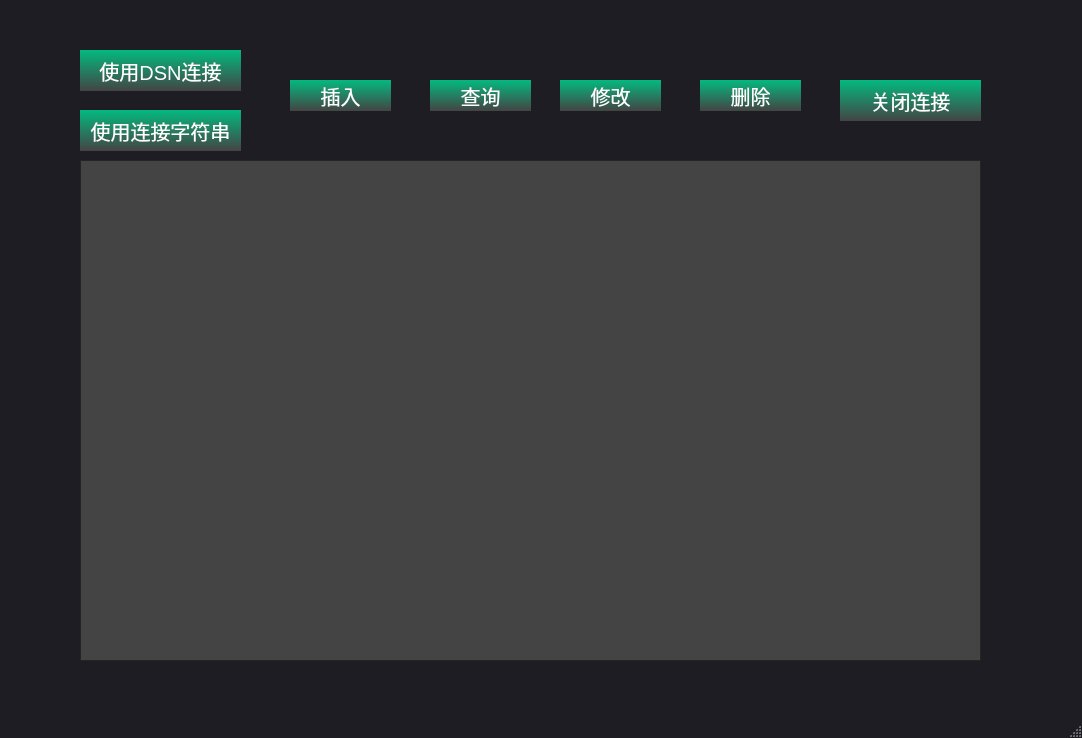
<?xml version="1.0" encoding="UTF-8"?>
<ui version="4.0">
 <class>MainWindow</class>
 <widget class="QMainWindow" name="MainWindow">
  <property name="geometry">
   <rect>
    <x>0</x>
    <y>0</y>
    <width>1082</width>
    <height>738</height>
   </rect>
  </property>
  <property name="windowTitle">
   <string>MainWindow</string>
  </property>
  <property name="styleSheet">
   <string notr="true">QMainWindow {
	background-color:#1e1d23;
}
QDialog {
	background-color:#1e1d23;
}
QColorDialog {
	background-color:#1e1d23;
}
QTextEdit {
	background-color:#1e1d23;
	color: #a9b7c6;
}
QPlainTextEdit {
	selection-background-color:#007b50;
	background-color:#1e1d23;
	border-style: solid;
	border-top-color: transparent;
	border-right-color: transparent;
	border-left-color: transparent;
	border-bottom-color: transparent;
	border-width: 1px;
	color: #a9b7c6;
}
QPushButton{
	border-style: solid;
	border-top-color: transparent;
	border-right-color: transparent;
	border-left-color: transparent;
	border-bottom-color: transparent;
	border-width: 1px;
	border-style: solid;
	color: #FFFFFF;
	padding: 2px;
	background-color:qlineargradient(spread:pad,x1:0,y1:0,x2:0,y2:1,stop:0 #04b97f,stop:1 #444444);
    font-family: &quot;Microsoft YaHei&quot;; 
    font-size:20px;
}

QPushButton:hover{
	border-style: solid;
	border-top-color: transparent;
	border-right-color: transparent;
	border-left-color: transparent;
	border-bottom-color: #37efba;
	border-bottom-width: 2px;
	border-style: solid;
	color: #FFFFFF;
	padding-bottom: 2px;
	background-color: #1e1d23;
}
QPushButton:pressed{
	border-style: solid;
	border-top-color: transparent;
	border-right-color: transparent;
	border-left-color: transparent;
	border-bottom-color: #37efba;
	border-bottom-width: 2px;
	border-style: solid;
	color: #37efba;
	padding-bottom: 1px;
	background-color: #1e1d23;
}
QPushButton:disabled{
	border-style: solid;
	border-top-color: transparent;
	border-right-color: transparent;
	border-left-color: transparent;
	border-bottom-color: #808086;
	border-bottom-width: 2px;
	border-style: solid;
	color: #808086;
	padding-bottom: 1px;
	background-color: #1e1d23;
}
QToolButton {
	border-style: solid;
	border-top-color: transparent;
	border-right-color: transparent;
	border-left-color: transparent;
	border-bottom-color: #04b97f;
	border-bottom-width: 1px;
	border-style: solid;
	color: #a9b7c6;
	padding: 2px;
	background-color: #1e1d23;
}
QToolButton:hover{
	border-style: solid;
	border-top-color: transparent;
	border-right-color: transparent;
	border-left-color: transparent;
	border-bottom-color: #37efba;
	border-bottom-width: 2px;
	border-style: solid;
	color: #FFFFFF;
	padding-bottom: 1px;
	background-color: #1e1d23;
}

QLineEdit {
	border-width: 1px; border-radius: 4px;
	border-color: rgb(58, 58, 58);
	border-style: inset;
	padding: 0 8px;
	color: #a9b7c6;
	background:#1e1d23;
	selection-background-color:#007b50;
	selection-color: #FFFFFF;
}
QLabel {
	color: #a9b7c6;
}
QLCDNumber {
	color: #37e6b4;
}
QProgressBar {
	text-align: center;
	color: rgb(240, 240, 240);
	border-width: 1px; 
	border-radius: 10px;
	border-color: rgb(58, 58, 58);
	border-style: inset;
	background-color:#1e1d23;
}
QProgressBar::chunk {
	background-color: #04b97f;
	border-radius: 5px;
}
QMenuBar {
	background-color: #1e1d23;
}
QMenuBar::item {
	color: #a9b7c6;
  	spacing: 3px;
  	padding: 1px 4px;
  	background: #1e1d23;
}

QMenuBar::item:selected {
  	background:#1e1d23;
	color: #FFFFFF;
}
QMenu::item:selected {
	border-style: solid;
	border-top-color: transparent;
	border-right-color: transparent;
	border-left-color: #04b97f;
	border-bottom-color: transparent;
	border-left-width: 2px;
	color: #FFFFFF;
	padding-left:15px;
	padding-top:4px;
	padding-bottom:4px;
	padding-right:7px;
	background-color: #1e1d23;
}
QMenu::item {
	border-style: solid;
	border-top-color: transparent;
	border-right-color: transparent;
	border-left-color: transparent;
	border-bottom-color: transparent;
	border-bottom-width: 1px;
	border-style: solid;
	color: #a9b7c6;
	padding-left:17px;
	padding-top:4px;
	padding-bottom:4px;
	padding-right:7px;
	background-color: #1e1d23;
}
QMenu{
	background-color:#1e1d23;
}
QTabWidget {
	color:rgb(0,0,0);
	background-color:#1e1d23;
}
QTabWidget::pane {
		border-color: rgb(77,77,77);
		background-color:#1e1d23;
		border-style: solid;
		border-width: 1px;
    	border-radius: 6px;
}
QTabBar::tab {
	border-style: solid;
	border-top-color: transparent;
	border-right-color: transparent;
	border-left-color: transparent;
	border-bottom-color: transparent;
	border-bottom-width: 1px;
	border-style: solid;
	color: #808086;
	padding: 3px;
	margin-left:3px;
	background-color: #1e1d23;
}
QTabBar::tab:selected, QTabBar::tab:last:selected, QTabBar::tab:hover {
  	border-style: solid;
	border-top-color: transparent;
	border-right-color: transparent;
	border-left-color: transparent;
	border-bottom-color: #04b97f;
	border-bottom-width: 2px;
	border-style: solid;
	color: #FFFFFF;
	padding-left: 3px;
	padding-bottom: 2px;
	margin-left:3px;
	background-color: #1e1d23;
}

QCheckBox {
	color: #a9b7c6;
	padding: 2px;
}
QCheckBox:disabled {
	color: #808086;
	padding: 2px;
}

QCheckBox:hover {
	border-radius:4px;
	border-style:solid;
	padding-left: 1px;
	padding-right: 1px;
	padding-bottom: 1px;
	padding-top: 1px;
	border-width:1px;
	border-color: rgb(87, 97, 106);
	background-color:#1e1d23;
}
QCheckBox::indicator:checked {

	height: 10px;
	width: 10px;
	border-style:solid;
	border-width: 1px;
	border-color: #04b97f;
	color: #a9b7c6;
	background-color: #04b97f;
}
QCheckBox::indicator:unchecked {

	height: 10px;
	width: 10px;
	border-style:solid;
	border-width: 1px;
	border-color: #04b97f;
	color: #a9b7c6;
	background-color: transparent;
}
QRadioButton {
	color: #a9b7c6;
	background-color: #1e1d23;
	padding: 1px;
}
QRadioButton::indicator:checked {
	height: 10px;
	width: 10px;
	border-style:solid;
	border-radius:5px;
	border-width: 1px;
	border-color: #04b97f;
	color: #a9b7c6;
	background-color: #04b97f;
}
QRadioButton::indicator:!checked {
	height: 10px;
	width: 10px;
	border-style:solid;
	border-radius:5px;
	border-width: 1px;
	border-color: #04b97f;
	color: #a9b7c6;
	background-color: transparent;
}
QStatusBar {
	color:#027f7f;
}
QSpinBox {
	color: #a9b7c6;	
	background-color: #1e1d23;
}
QDoubleSpinBox {
	color: #a9b7c6;	
	background-color: #1e1d23;
}
QTimeEdit {
	color: #a9b7c6;	
	background-color: #1e1d23;
}
QDateTimeEdit {
	color: #a9b7c6;	
	background-color: #1e1d23;
}
QDateEdit {
	color: #a9b7c6;	
	background-color: #1e1d23;
}
QComboBox {
	color: #a9b7c6;	
	background: #1e1d23;
}
QComboBox:editable {
	background: #1e1d23;
	color: #a9b7c6;
	selection-background-color: #1e1d23;
}
QComboBox QAbstractItemView {
	color: #a9b7c6;	
	background: #1e1d23;
	selection-color: #FFFFFF;
	selection-background-color: #1e1d23;
}
QComboBox:!editable:on, QComboBox::drop-down:editable:on {
	color: #a9b7c6;	
	background: #1e1d23;
}
QFontComboBox {
	color: #a9b7c6;	
	background-color: #1e1d23;
}
QToolBox {
	color: #a9b7c6;
	background-color: #1e1d23;
}
QToolBox::tab {
	color: #a9b7c6;
	background-color: #1e1d23;
}
QToolBox::tab:selected {
	color: #FFFFFF;
	background-color: #1e1d23;
}
QScrollArea {
	color: #FFFFFF;
	background-color: #1e1d23;
}
QSlider::groove:horizontal {
	height: 5px;
	background: #04b97f;
}
QSlider::groove:vertical {
	width: 5px;
	background: #04b97f;
}
QSlider::handle:horizontal {
	background: qlineargradient(x1:0, y1:0, x2:1, y2:1, stop:0 #b4b4b4, stop:1 #8f8f8f);
	border: 1px solid #5c5c5c;
	width: 14px;
	margin: -5px 0;
	border-radius: 7px;
}
QSlider::handle:vertical {
	background: qlineargradient(x1:1, y1:1, x2:0, y2:0, stop:0 #b4b4b4, stop:1 #8f8f8f);
	border: 1px solid #5c5c5c;
	height: 14px;
	margin: 0 -5px;
	border-radius: 7px;
}
QSlider::add-page:horizontal {
    background: white;
}
QSlider::add-page:vertical {
    background: white;
}
QSlider::sub-page:horizontal {
    background: #04b97f;
}
QSlider::sub-page:vertical {
    background: #04b97f;
}



QTableWidget{
color:#DCDCDC;
background:#444444;
border:1px solid #242424;
alternate-background-color:#525252;/*交错颜色*/
gridline-color:#242424;
 font-family: &quot;Microsoft YaHei&quot;; 
 font-size:16px;
}

/*选中item*/
QTableWidget::item:selected{
color:#DCDCDC;
background:qlineargradient(spread:pad,x1:0,y1:0,x2:0,y2:1,stop:0 #484848,stop:1 #383838);
}

/*
悬浮item*/
QTableWidget::item:hover{
background:#5B5B5B;
}
/*表头*/
QHeaderView::section{
text-align:center;
background:qlineargradient(spread:pad,x1:0,y1:0,x2:0,y2:1,stop:0 #04b97f,stop:1 #444444); 
padding:3px;
margin:0px;
color:#DCDCDC;
border:1px solid #242424;
border-left-width:0;
 font-family: &quot;Microsoft YaHei&quot;; 
 font-size:16px;
font-weight:bold;
}



/*表右侧的滑条*/
QScrollBar:vertical{
background:#5E5E5E;
padding:0px;
border-radius:6px;
max-width:12px;
}

/*滑块*/
QScrollBar::handle:vertical{
background:qlineargradient(spread:pad,x1:0,y1:0,x2:0,y2:1,stop:0 #04b97f,stop:1 #1e1d23);
border-radius:6px;
} 
 
/*
滑块悬浮，按下*/
QScrollBar::handle:hover:vertical,QScrollBar::handle:pressed:vertical{
background:#A7A7A7;
}
/*
滑块已经划过的区域*/
QScrollBar::sub-page:vertical{
background:444444;
}

/*
滑块还没有划过的区域*/
QScrollBar::add-page:vertical{
background:5B5B5B;
}

/*页面下移的按钮*/
QScrollBar::add-line:vertical{
background:none;
}
/*页面上移的按钮*/
QScrollBar::sub-line:vertical{
background:none;
} 




 

</string>
  </property>
  <widget class="QWidget" name="centralwidget">
   <widget class="QPushButton" name="pushButtonConn">
    <property name="geometry">
     <rect>
      <x>80</x>
      <y>50</y>
      <width>161</width>
      <height>41</height>
     </rect>
    </property>
    <property name="text">
     <string>使用DSN连接</string>
    </property>
   </widget>
   <widget class="QPushButton" name="pushButtonConn2">
    <property name="geometry">
     <rect>
      <x>80</x>
      <y>110</y>
      <width>161</width>
      <height>41</height>
     </rect>
    </property>
    <property name="text">
     <string>使用连接字符串</string>
    </property>
   </widget>
   <widget class="QPushButton" name="pushButtonInsert">
    <property name="geometry">
     <rect>
      <x>290</x>
      <y>80</y>
      <width>101</width>
      <height>31</height>
     </rect>
    </property>
    <property name="text">
     <string>插入</string>
    </property>
   </widget>
   <widget class="QPushButton" name="pushButtonSelect">
    <property name="geometry">
     <rect>
      <x>430</x>
      <y>80</y>
      <width>101</width>
      <height>31</height>
     </rect>
    </property>
    <property name="text">
     <string>查询</string>
    </property>
   </widget>
   <widget class="QPushButton" name="pushButtonUpdate">
    <property name="geometry">
     <rect>
      <x>560</x>
      <y>80</y>
      <width>101</width>
      <height>31</height>
     </rect>
    </property>
    <property name="text">
     <string>修改</string>
    </property>
   </widget>
   <widget class="QPushButton" name="pushButtonDelete">
    <property name="geometry">
     <rect>
      <x>700</x>
      <y>80</y>
      <width>101</width>
      <height>31</height>
     </rect>
    </property>
    <property name="text">
     <string>删除</string>
    </property>
   </widget>
   <widget class="QPushButton" name="pushButtonClose">
    <property name="geometry">
     <rect>
      <x>840</x>
      <y>80</y>
      <width>141</width>
      <height>41</height>
     </rect>
    </property>
    <property name="text">
     <string>关闭连接</string>
    </property>
   </widget>
   <widget class="QTableWidget" name="tableWidget">
    <property name="geometry">
     <rect>
      <x>80</x>
      <y>160</y>
      <width>901</width>
      <height>501</height>
     </rect>
    </property>
   </widget>
  </widget>
  <widget class="QMenuBar" name="menubar">
   <property name="geometry">
    <rect>
     <x>0</x>
     <y>0</y>
     <width>1082</width>
     <height>23</height>
    </rect>
   </property>
  </widget>
  <widget class="QStatusBar" name="statusbar"/>
 </widget>
 <resources/>
 <connections/>
</ui>
